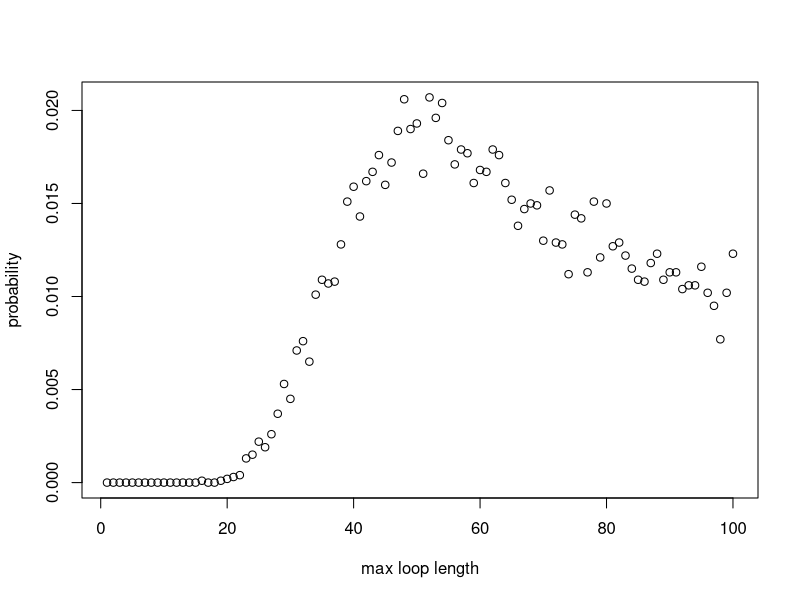

The R script that drew this image:
#### Team Members:
# Fatima Kasenally (S2443602); Wenqi Ni (s1792412); Cameron Allan (S1748084)

#### address of github repo:
#https://github.com/niwq15/SP-Group-7-A2


#### Contributions

# Functions we each made versions of:
# Cameron - Strategy3, Pone, 
# Wenqi - Strategy1, Strategy2, Strategy3, Pone, Pall, dloop 
# Fatima - Strategy2, Pone, Pall, dloop 

# each of us should add more here. we can say what we have done, involving different versions of functions above

# Wenqi created the final versions of the functions Strategy 1, Strategy 2, Pone ... 
# ...done for old versions


# Cameron added if statement to speed up the Pall function


# Other Tasks: (correct your own)
# Cameron - optimising stuff and array stuff
# Wenqi - Q3 - Q6 stuff 
# Fatima - Q3 - Q6 stuff 




#### Overview 
# This file holds the self-contained code to use stochastic simulation to study a generalised version of the famous '100 Prisoners Problem' 
# The problem is defined as follows: 
# Consider a prison containing 2n prisoners, each with a unique identification number ranging from 1 to 2n. 
# The prison has a room with 2n boxes, each uniquely numbered from 1 to 2n and each containing a single card. 
# These cards are each labelled with a unique number between 1 and 2n. 
# Each prisoner is allowed to open n boxes to find the card with their number.
# If all 2n prisoners successfully find their cards then they all go free. 
# After their turn,the prisoners are not allowed to communicate any new information from the boxes 
# to prisoners who have yet to take their turn.
# The room is returned to its original state after each prisoner’s go. 

# Firstly, we will show 3 strategies for the prisoners, then create a 'Pone' function to estimate 
# the probability of a single prisoner successfully finding their number, then use a 'Pall' function to 
# calculate the probability of all the prisoners finding their numbers. 
# Based on the results of the individual and joint success probabilities using different strategies, 
# we will give some comments about which strategy has the highest success probabilities for 
# both individuals and the collective. 

## Each function expressing the different strategies for opening boxes to find cards will require the same 
## input parameters : n,k,cards_num. Where n parameterises the 2n number of boxes, prisoner and cards in our problem.
## k is the prisoner's number and cards_num represents the random orders of cards placed in boxes. 
## [As the boxes and cards comfiguration must remain the same between prisoner trials it cannot
## be defined within the function and must be called on and externally defined.] ?
## Uniform input parameters allows the implemented strategy to be variable in each simulation as each strategy 
## function is interchangable. This is required by functions 'Pone' and 'Pall'


## Strategy 1:
## Each prisoner with their number 'b' starts at the p-th box whose number on the card is k
## If k is not equal to b, then the prisoner goes to box number k and opens it
## The process will be repeated until they have either found the card with number p or opened n boxes without finding it

## Prisoner 'k' uses Strategy 1 to find their number amoungst '2n' boxes 'cards_num'
## where 'cards_num' is a order of card numbers
Strategy1 <- function(n,k,cards_num) {
  #create an empty vector to store card numbers as they are read
  cards_picked <- rep(0, n) # the prisoner can read at most n cards
  cards_picked[1] <- cards_num[k] # start at the box with his number (k) on it 
  #for each of the remaining steps, first check if he has found his card number
  #if so, he will stop; if not, he will continue to read cards
  for (b in 2:n) {
    if (cards_picked[b-1] == k) {#if the prisoner k has found his number
      return(TRUE) #yes the prisoner has successfully found his card
      break # stop here and the prisoner will not open other boxes
    } else {#otherwise prisoner will open another box with the number of the last card
      cards_picked[b] <- cards_num[cards_picked[b-1]]
    }
  }
  #check whether he finds his number in the final step
  if (cards_picked[n] != k) { #if the final number is not his number
    return(FALSE) #prisoner has failed to find his card
  } else {#if the final number is equal to his number
    return(TRUE) #prisoner has successfully found his card
  }
}



## Strategy 2:
## This strategy follows an identicle procedure to strategy 1, except that the starting box is randombly selected
## The prisoner uses the card number in each box to pick his next box to open.
## The prisoner can open at most n boxes in order to find the card with their number on it

## Prisoner 'k' uses Strategy 2 to find their number amoungst '2n' boxes 'cards_num'
Strategy2 <- function(n,k,cards_num) {
  #create an empty vector to store card numbers that have been read
  cards_picked <- rep(0, n) # the prisoner can read at most n cards
  cards_picked[1] <- sample(cards_num,1)# start at a randomly selected box 
  #for each of the remaining steps, firstly check whether he has found him number card
  #if so, he will stop; if not, he will continue to read cards
  for (b in 2:n) {
    if (cards_picked[b-1] == k) {#if the prisoner k has found his number
      return(TRUE)
      break #stop here and the prisoner will not open other boxes
    } else {#otherwise prisoner will open the box with number k
      cards_picked[b] <- cards_num[cards_picked[b-1]]
    }
  }
  #check whether he finds his number in the final step
  if (cards_picked[n] != k) { #if the final number is not his number
    return(FALSE)
  } else {#if the final number is equal to his number
    return(TRUE)
  }
} #The function reutrns TRUE/FALSE expressing that the prisoner has FOUND/FAILED TO FIND his card 

## In Strategy 1 and Strategy 2, we use the idea that once prionsers find their numbers, they will stop
## We use 'break' to save the running time
## In Strategy 3, we show another idea of selecting n card numbers and then checking whether k is inside

## Strategy 3:
## In this strategy the prisoner opens n boxes at random, without replacement (check !!)

## Prisoner 'k' uses Strategy 3 to find their number amoungst '2n' boxes 'cards_num'
Strategy3 <- function(n,k,cards_num){ 
  cards_picked <- sample(cards_num,n) # Randomly select n boxes from cards_num to open
  if (k %in% cards_num[cards_picked]){ # Check if prisoner number is in any of the boxes selected
    return(TRUE) 
    #cat("The prisoner found their card in box ", match(x,boxes[select_box])) # Uncomment this if running Strategy3 standalone for a success message
  } else { # If prisoner number not in any of the n boxes
    return(FALSE)
    #print("The prisoner did not find their card.") # Uncomment this for a failure message.
  }
} # End function



## 'Pone' is a function which estimates the probability of a prisoner,k, successfully finding their card number (k)
## within the n tries amoungst 2n boxes (cards_num) in nreps simulated trials, using any one of the available strategies encoded above

Pone <- function(n,k,strategy,nreps) {
  # create an empty vector to store the outsome of each simulation as 1/0 = Success/ Failure to find his card
  success <- rep(0, nreps)
  for (i in 1:nreps) {
    # simulate the random order of card numbers
    cards_num <- sample(1:(2*n), 2*n, replace=FALSE)
    success[i] <- strategy(n,k,cards_num)
  }
  # return the frequentist probability of success as: 
  # total number of simulated successes / total number of simulations
  return(sum(success)/nreps)
}

## 'Pall' is a function to find the probability of all the 2n prisoners finding their cards in a single simulation
## and thus being able to escape. All prisoners must use the same strategy and the probability 
## is calculated by analysing the results from nreps simulated trials 

Pall <- function(n,strategy,nreps) {
  #create a vector to record the result of each simulation with default values of 1s
  num_success <- rep(1,nreps)
  for (i in 1:nreps) {#for each simulation
    #generate a random order of card numbers
    cards_num <- sample(1:(2*n), 2*n, replace=FALSE)
    #use the strategies to calculate whether each prisoner can find their correct number within n times
    for (k in 1:(2*n)) {
      result <- strategy(n,k,cards_num) # save the result of strategy for the k-th prisoner
      num_success[i] <- num_success[i] * result # if result is 1 keep 1 in the vector. If 0 change to 0.
      if (result == 0){ # stop if any prisoner does not escape, this cuts down simulation run-time
        break
      }
    }
  }
  # return the frequentist probability as: total number of simulated successes / total number of simulated trials
  return(sum(num_success)/nreps)
}

### Sample Results ###

### individual prisoner probabilities: 
### Pone takes args: n,k,strategy,nreps

Pone(5,5,Strategy1,10000)
Pone(50,50,Strategy1,10000)
# one prisoner & strategy 1: prob success ~ 50%  (for all n)

Pone(5,5,Strategy2,10000)
Pone(50,50,Strategy2,10000)
# one prisoner & strategy 2: prob success ~40%  (n=5) ~37%  (n>50)

Pone(5,5,Strategy3,10000)
Pone(50,50,Strategy3,10000)
# one prisoner & strategy 3: prob success ~50%  (for all n)

### joint probabilities for all prisoners as a collective:  
### Pall takes args: n,strategy,nreps


Pall(5,Strategy1,10000)
Pall(50,Strategy1,10000)
#10 prisoners & strategy 1: prob success ~35% (n=5)
#100 prisoners & strategy 1: prob success ~30% (n=50)

Pall(5,Strategy2,10000)
Pall(50,Strategy2,10000)
#10 prisoners & strategy 2: prob success ~0.01%  (n=5)
#100 prisoners & strategy 2: prob success ~0% (smaller than precision)  (n=50)

Pall(5,Strategy3,10000)
Pall(50,Strategy3,10000)
#10 prisoners & strategy 3: prob success ~1%  (n=5)
#100 prisoners & strategy 3: prob success ~0% (smaller than precision) (n=50)


## While stategies 1 and 3 are distinc, strategy 2 shares aspects with both of them 
## yet has distinct marginal and joint probabilities 

## Strategy 3's results are as expected. The probability of finding his card in a box is 1/2n
## therefore if he opens n boxes at random the probability of finding his card is n/2n i.e. 50%
## For 2n prisoners simultaneously finding their cards in a simulation we multiply the independent 
## marginal probabilities to produce a joint probability of (0.5)^(2n), which tends to 0 as n increases. 

## Strategy 1 uses an algorithm to select cards. For a single prisoner the marginal probability of success 
## is still 50%, and therefore does not improve on the random selection method of strategy 3. However, the 
## joint probability of success is significantly higher than that of strategy 3 - demonstrating that there is 
## something intelligent in the strategy's design. The reason for the higher probability of joint success is 
## in the distribution of maximum loop lengths amoungst the boxes and cards. The cycle of box and card numbers
## must eventually return the prisoner to open a box with his card number inside if he is allowed to open as
## many boxes as he wants, as the numbers used are continuous (integers) and finite. The only limitation to the 
## strategy is if the loop length is longer than n, the number of boxes the prisoner is allowed to open. Therefore,
## the probability of success is dependent of the probability distribution of loop lengths amoungst the boxes. 
## and the joint probability of success will be equal to the cumulative probability of the maximum loop length 
## being less than n, which we have determined to be approximately 30%


## Strategy 2 has a lower marginal probability for success than the others, and a joint probability close to 0. 
## Strategy 2 takes the worst aspects from both strategies 1 and 3. The fist box is selected at random, then the 
## prisoner is stuck looping through boxes that may or may not have his card in it. The marginal probability is 
## lower than 50% because in order to succeed not only must the prisoner select the correct loop with his card in it
## at random, the loop he picks must also be shorter than n. Our results show that meeting both these conditions at 
## once has a probability of 37-40% (varies with n). The joint probability tends to 0 for the same reason as strategy 3.
## Each of the 2n prisoners must independently select the correct loop with their number at random, this has a 
## probability (p) less than 1, therefore p^(2n) (the prob of all prisoners selecting the correct loop)
## tends to 0 as n increases, this is without including the additional requirement of the loop length also being less
## than n. 



#Calculate the probability of loop lengths 
dloop <- function(n, nreps) {
  each_loop_lengths <- c() #list to store the loop lengths generated by all simulations
  max_loop_lengths <- c()
  
  for (i in 1:nreps){ 
    #simulate the boxes nreps times 
    boxes <- sample(1 : (2*n), 2*n , replace=FALSE) 
    unopened_boxes <- 1:(2*n)
    
    #store the unique loop lengths generated from each simulation 
    new_loop_lengths <- c()
    
    #scan for loops, (while more than 2 boxes are still closed, indexing breaks down for smaller loops)
    while (length(unopened_boxes) > 2 ){
      #pick the smallest number unopened box and store the value of the card inside 
      cards_picked <- boxes[unopened_boxes[1]]
      
      #pick your next box according to your last card and scan each closed loop
      for (b in 2:length(unopened_boxes)){ #max loop length is the number of closed boxes
        cards_picked <- c(cards_picked, boxes[cards_picked[b-1]])
      }#end for 
      
      #add your new loop length to your list
      new_loop_lengths <- c(new_loop_lengths, length(unique(cards_picked))) 
      
      #remove the boxes opened 
      unopened_boxes <- setdiff(unopened_boxes,unique(cards_picked))
    } #end while 
    
    
    each_loop_lengths <- c(each_loop_lengths, unique(new_loop_lengths))
    max_loop_lengths <- c(max_loop_lengths, max(new_loop_lengths))
    
    
  } #end for 
  
  #probability vector for the occurrence of each maximum loop length 
  prob_vec_ymax <- tabulate(max_loop_lengths)/nreps
  x_axis <- 1:length(prob_vec_ymax)
  #prints a plot for probailities of maximum loop lengths
  plot(x_axis, prob_vec_ymax, xlab = "max loop length", ylab = "probability")
  
  #find the probability of max loop length is less than n
  prob_less_n_loop = sum(prob_vec_ymax[1:n])
  cat("\n","prob your max loop has a length less than n",   prob_less_n_loop, "\n")
  
  
  #probability vector for the occurrence of each type of loop length 
  prob_vec_y <- tabulate(each_loop_lengths)/nreps
  cat("your probability vector for producing at least one loop of length i: \n", prob_vec_y)
  return(prob_vec_y)
}#end function


VAR_1 <- dloop(50, 10000)
